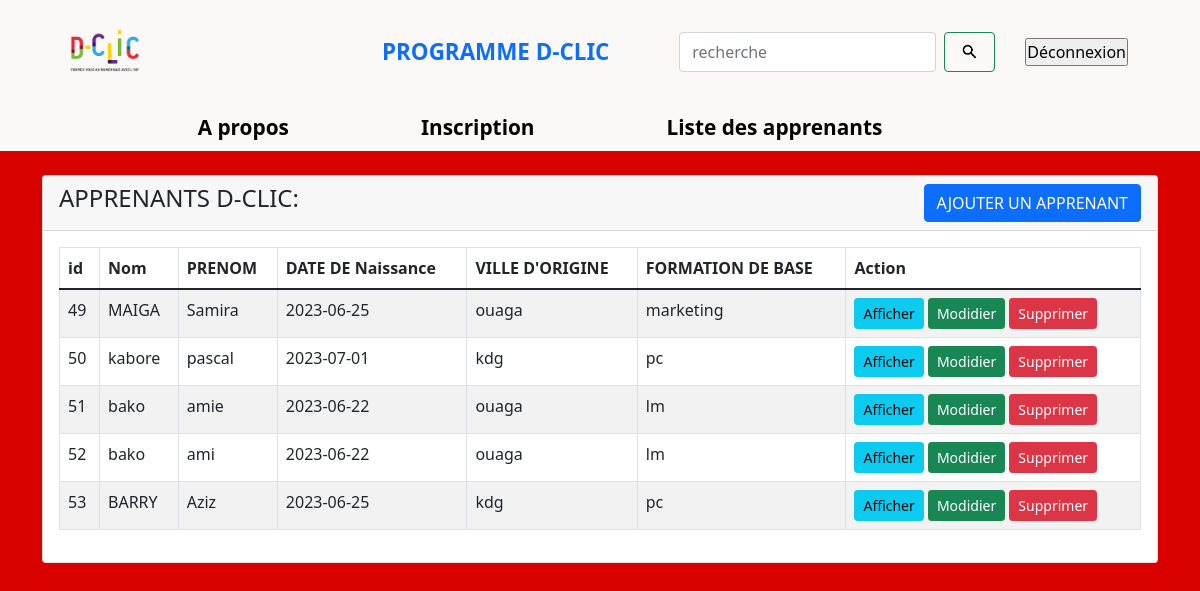
Page /formulaire_connexion/index.php (signed in) on the committed database.
### tables this page shows
CREATE TABLE `apprenant` (
  `id` int NOT NULL,
  `nom` varchar(255) NOT NULL,
  `prenom` varchar(255) NOT NULL,
  `date_de_naissance` date DEFAULT NULL,
  `ville_origine` varchar(255) NOT NULL,
  `formation_de_base` varchar(255) NOT NULL,
  `date` datetime NOT NULL
);

### formulaire_connexion/index.php (the view, shortened to what this page needs)
<!doctype html>
<html lang="en">
  <head>
    <link href="https://cdn.jsdelivr.net/npm/bootstrap@5.1.3/dist/css/bootstrap.min.css" rel="stylesheet">
    <link rel="stylesheet" href="formulaire.css">
    <link rel="stylesheet" href="CSS/style.css">
  <link rel="stylesheet" href="CSS/main.css">
</head>
<body  style= "background-color: #D90000;  ";>
<div class="nave" style ="  background-color: #FAF9F7;";>
    <nav class="navbar navbar-expand-lg bg-body-tertiary">
      <div class="container">
        <a class="navbar-brand" href="#"><img width="40%" src="Images/logo_dclic.png" class="logo_sup" alt=""></a>
        <div class="collapse navbar-collapse" id="navbarSupportedContent">
          <ul class="navbar-nav me-auto mb-2 mb-lg-0">
            <a class="nav-link active dclic " href="#" role="button" aria-expanded="false">
              <strong>PROGRAMME D-CLIC</strong>
            </a>
          </ul>
          <form method="POST" action="recherche.php" class="d-flex" role="search">
            <input class="form-control me-2" type="search" name="recherche" placeholder="recherche" aria-label="recherche">
            <button class="btn btn-outline-success" type="submit"><img width="25px"
                src="Images/icône_recherche-removebg-preview.png" alt=""></button>
          </form> <br><br>
          <form action="deconnexion.php"  method="POST" style="margin:30px; color:white;border-radius:10px;">
  <input type="submit" value="Déconnexion">
</form>
        </div>
      </div>
    </nav>
    <div class="container-fluid">
      <div class="faozia ">
        <div class=""><a class="nav-link navtext active" aria-current="page" href="acceuil.php">A propos</a></div>
        <div class=""><a class="nav-link navtext active" href="php\apprenantCreate.php">Inscription</a></div>
        <div class=""><a class="nav-link navtext active" href="#">Liste des apprenants</a></div>
      </div>
    </div>
  </div>
    <div class="container mt-4">
        <div class="row">
            <div class="col-md-12">
                <div class="card">
                    <div class="card-header">
                        <h4>APPRENANTS D-CLIC:
                            <a href="./php/apprenantCreate.php" class="btn btn-primary float-end">AJOUTER UN APPRENANT</a>
                        </h4>
                    </div>
                    <div class="card-body">
                        <table class="table table-bordered table-striped">
                            <thead>
                                <tr>
                                    <th>id</th>
                                    <th>Nom</th>
                                    <th>PRENOM</th>
                                    <th>DATE DE Naissance</th>
                                    <th> VILLE D'ORIGINE</th>
                                    <th> FORMATION DE BASE</th>
                                    <th>Action</th>
                                </tr>
                            </thead>
                            <tbody>
                                <?php
                                 require_once 'connexion.php';
                                    $query = "SELECT * FROM apprenant ";
                                    $query_run = mysqli_query($conn, $query);
                                    if(mysqli_num_rows($query_run) > 0)
                                    {
                                        foreach($query_run as $appprenant)
                                        {
                                            ?>
                                            <tr>
                                                <td><?= $appprenant['id']; ?></td>
                                                <td><?= $appprenant['nom']; ?></td>
                                                <td><?= $appprenant['prenom']; ?></td>
                                                <td><?= $appprenant['date_de_naissance']; ?></td>
                                                <td><?= $appprenant['ville_origine']; ?></td>
                                                <td><?= $appprenant['formation_de_base']; ?></td>
                                                <td>
                                                    <a href="php/apprenantView.php?id=<?= $appprenant['id']; ?>" class="btn btn-info btn-sm">Afficher</a>
                                                    <a href="php/aprennantEdit.php?id=<?= $appprenant['id']; ?>" class="btn btn-success btn-sm">Modidier</a>
                                                    <form action="php/code.php" method="POST" class="d-inline">
                                                        <a href="#" onclick="confirmerSuppression(<?=$rows['id']?>)">
                                                        <button type="submit" name="delete_apprenant" value="<?=$appprenant['id']; ?>" class="btn btn-danger btn-sm">Supprimer</button>
                                                    </form>
                                                </td>
                                            </tr>
                                            <?php
                                        }
                                    }
                                    else
                                    {
                                        echo "<h5> No Record Found </h5>";
                                    }
                                ?>
                            </tbody>
                        </table>
                    </div>
                </div>
            </div>
        </div>
    </div>
</body>
</html>

### formulaire_connexion/css/style.css (style rules this page uses)
* { padding: 0; margin: 0; }
.faozia { display: flex; gap: 100px; justify-content: center; margin-left: -120px; }
.navtext { text-decoration: none; color: black; font-weight: bold !important; font-size: 1.3em !important; }
.dclic { font-size: 1.4em !important; }

### rows in the picture
apprenant: id "49", nom "MAIGA", prenom "Samira", date_de_naissance "2023-06-25", ville_origine "ouaga", formation_de_base "marketing"
apprenant: id "50", nom "kabore", prenom "pascal", date_de_naissance "2023-07-01", ville_origine "kdg", formation_de_base "pc"
apprenant: id "51", nom "bako", prenom "amie", date_de_naissance "2023-06-22", ville_origine "ouaga", formation_de_base "lm"
apprenant: id "52", nom "bako", prenom "ami", date_de_naissance "2023-06-22", ville_origine "ouaga", formation_de_base "lm"
apprenant: id "53", nom "BARRY", prenom "Aziz", date_de_naissance "2023-06-25", ville_origine "kdg", formation_de_base "pc"
